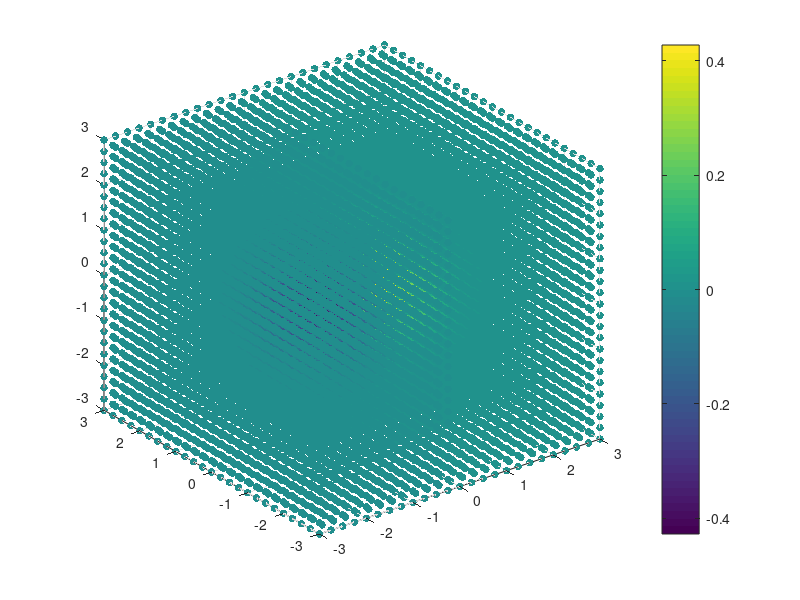

Source code (MATLAB):
% Cortes a través de datos volumétricos

% Como puede ver, cuanto mayor sea la resolución, 
% más difícil será visualizar. 
% Una forma de entender los datos volumétricos es 
% tomar un corte ("slice") de ellos.

% Resolución aún más alta
[x, y, z] = meshgrid(-3:0.25:3);
v = x.*exp(-x.^2 - y.^2 - z.^2);

 scatter3(x(:), y(:), z(:), 30, v(:), 'filled');

% slice(x, y, z, v, [], [], 0);        % corte a lo largo de z=0
% slice(x, y, z, v, [], 0, 0);         % cortes a lo largo de y=0, z=0
% slice(x, y, z, v, [1.5 -1.5], 0, 0); % cortes a lo largo de x=-1.5, x=1.5, y=0, z=0
colorbar;